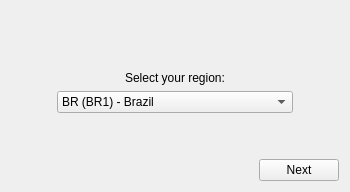
           <widget class="QWidget" name="region">
            <layout class="QGridLayout" name="gridLayout_4">
             <item row="0" column="1">
              <spacer name="verticalSpacer_12">
               <property name="orientation">
                <enum>Qt::Vertical</enum>
               </property>
               <property name="sizeHint" stdset="0">
                <size>
                 <width>20</width>
                 <height>40</height>
                </size>
               </property>
              </spacer>
             </item>
             <item row="6" column="1">
              <spacer name="verticalSpacer_11">
               <property name="orientation">
                <enum>Qt::Vertical</enum>
               </property>
               <property name="sizeHint" stdset="0">
                <size>
                 <width>20</width>
                 <height>40</height>
                </size>
               </property>
              </spacer>
             </item>
             <item row="3" column="1">
              <widget class="QLabel" name="regionLabel">
               <property name="enabled">
                <bool>true</bool>
               </property>
               <property name="layoutDirection">
                <enum>Qt::LeftToRight</enum>
               </property>
               <property name="text">
                <string>Select your region:</string>
               </property>
               <property name="textFormat">
                <enum>Qt::AutoText</enum>
               </property>
               <property name="scaledContents">
                <bool>false</bool>
               </property>
               <property name="alignment">
                <set>Qt::AlignCenter</set>
               </property>
              </widget>
             </item>
             <item row="4" column="2">
              <spacer name="horizontalSpacer_22">
               <property name="orientation">
                <enum>Qt::Horizontal</enum>
               </property>
               <property name="sizeHint" stdset="0">
                <size>
                 <width>40</width>
                 <height>20</height>
                </size>
               </property>
              </spacer>
             </item>
             <item row="1" column="1">
              <spacer name="horizontalSpacer_13">
               <property name="orientation">
                <enum>Qt::Horizontal</enum>
               </property>
               <property name="sizeHint" stdset="0">
                <size>
                 <width>40</width>
                 <height>20</height>
                </size>
               </property>
              </spacer>
             </item>
             <item row="4" column="1">
              <widget class="QComboBox" name="languageComboBox">
               <property name="sizePolicy">
                <sizepolicy hsizetype="Expanding" vsizetype="Fixed">
                 <horstretch>60</horstretch>
                 <verstretch>80</verstretch>
                </sizepolicy>
               </property>
               <property name="minimumSize">
                <size>
                 <width>200</width>
                 <height>0</height>
                </size>
               </property>
               <property name="layoutDirection">
                <enum>Qt::LeftToRight</enum>
               </property>
               <property name="currentText">
                <string>BR (BR1) - Brazil</string>
               </property>
               <property name="frame">
                <bool>true</bool>
               </property>
               <item>
                <property name="text">
                 <string extracomment="br">BR (BR1) - Brazil</string>
                </property>
               </item>
               <item>
                <property name="text">
                 <string extracomment="euw">EUW (EUW1) - Europe West</string>
                </property>
               </item>
               <item>
                <property name="text">
                 <string extracomment="eune">EUNE (EUN1) - Europe Nordic &amp; East</string>
                </property>
               </item>
               <item>
                <property name="text">
                 <string extracomment="la1">LAN (LA1) - Latin America North</string>
                </property>
               </item>
               <item>
                <property name="text">
                 <string extracomment="la2">LAS (LA2) - Latin America South</string>
                </property>
               </item>
               <item>
                <property name="text">
                 <string extracomment="na">NA (NA1) - North America</string>
                </property>
               </item>
               <item>
                <property name="text">
                 <string extracomment="oc1">OCE (OCE/OC1) - Oceania</string>
                </property>
               </item>
               <item>
                <property name="text">
                 <string extracomment="ru">RU (RU1) - Russia</string>
                </property>
               </item>
               <item>
                <property name="text">
                 <string extracomment="tw2">TW (TW2) - Taiwan</string>
                </property>
               </item>
               <item>
                <property name="text">
                 <string extracomment="tr">TR (TR1) - Turkey</string>
                </property>
               </item>
               <item>
                <property name="text">
                 <string extracomment="jp">JP (JP1) - Japan</string>
                </property>
               </item>
               <item>
                <property name="text">
                 <string extracomment="kr">KR (KR) - Republic of Korea</string>
                </property>
               </item>
              </widget>
             </item>
             <item row="4" column="0">
              <spacer name="horizontalSpacer_23">
               <property name="orientation">
                <enum>Qt::Horizontal</enum>
               </property>
               <property name="sizeHint" stdset="0">
                <size>
                 <width>40</width>
                 <height>20</height>
                </size>
               </property>
              </spacer>
             </item>
             <item row="7" column="0" colspan="3">
              <layout class="QHBoxLayout" name="horizontalLayout_2">
               <property name="spacing">
                <number>0</number>
               </property>
               <property name="leftMargin">
                <number>0</number>
               </property>
               <property name="topMargin">
                <number>0</number>
               </property>
               <property name="rightMargin">
                <number>0</number>
               </property>
               <property name="bottomMargin">
                <number>0</number>
               </property>
               <item>
                <spacer name="horizontalSpacer_2">
                 <property name="orientation">
                  <enum>Qt::Horizontal</enum>
                 </property>
                 <property name="sizeHint" stdset="0">
                  <size>
                   <width>40</width>
                   <height>20</height>
                  </size>
                 </property>
                </spacer>
               </item>
               <item>
                <widget class="QPushButton" name="nextRegion">
                 <property name="text">
                  <string>Next</string>
                 </property>
                 <property name="icon">
                  <iconset theme="go-next">
                   <normaloff>.</normaloff>.</iconset>
                 </property>
                </widget>
               </item>
              </layout>
             </item>
            </layout>
           </widget>
